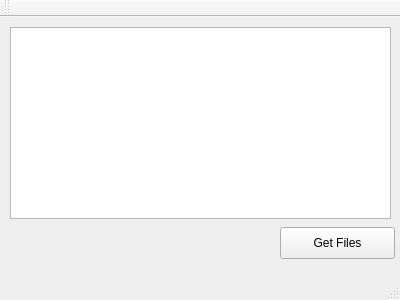
<?xml version="1.0" encoding="UTF-8"?>
<ui version="4.0">
 <class>MainWindow</class>
 <widget class="QMainWindow" name="MainWindow">
  <property name="geometry">
   <rect>
    <x>0</x>
    <y>0</y>
    <width>400</width>
    <height>300</height>
   </rect>
  </property>
  <property name="windowTitle">
   <string>MainWindow</string>
  </property>
  <widget class="QWidget" name="centralWidget">
   <widget class="QPushButton" name="pushButton">
    <property name="geometry">
     <rect>
      <x>280</x>
      <y>210</y>
      <width>115</width>
      <height>32</height>
     </rect>
    </property>
    <property name="text">
     <string>Get Files</string>
    </property>
   </widget>
   <widget class="QListView" name="listView">
    <property name="geometry">
     <rect>
      <x>10</x>
      <y>10</y>
      <width>381</width>
      <height>192</height>
     </rect>
    </property>
   </widget>
  </widget>
  <widget class="QMenuBar" name="menuBar">
   <property name="geometry">
    <rect>
     <x>0</x>
     <y>0</y>
     <width>400</width>
     <height>22</height>
    </rect>
   </property>
  </widget>
  <widget class="QToolBar" name="mainToolBar">
   <attribute name="toolBarArea">
    <enum>TopToolBarArea</enum>
   </attribute>
   <attribute name="toolBarBreak">
    <bool>false</bool>
   </attribute>
  </widget>
  <widget class="QStatusBar" name="statusBar"/>
 </widget>
 <layoutdefault spacing="6" margin="11"/>
 <resources/>
 <connections/>
</ui>
